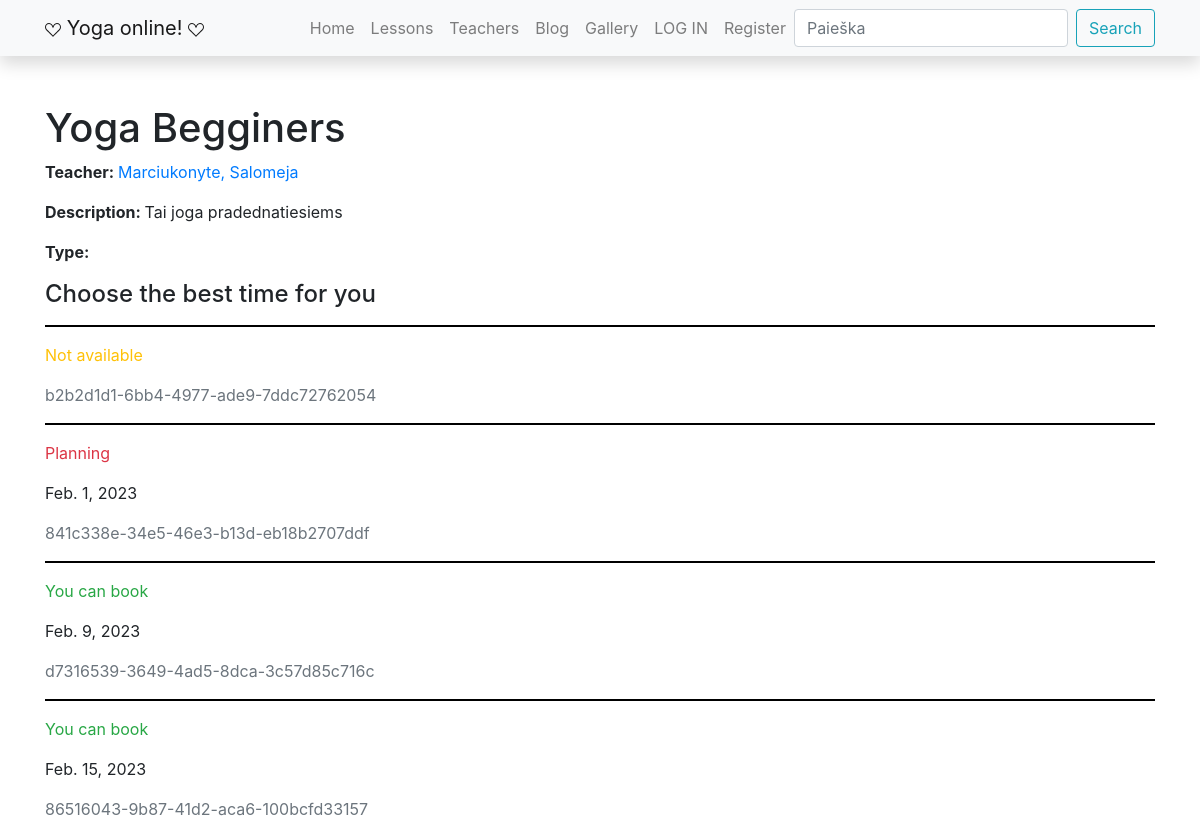
/yoga/lessons/1, run on the app's committed database.
### yoga/models.py (models this page shows, shortened)
class Lesson(models.Model):
    title = models.CharField('Title', max_length=200)
    teacher = models.ForeignKey('Teacher', on_delete=models.SET_NULL, null=True, related_name='lessons')
    summary = models.TextField('Description', max_length=1000, help_text='Short lesson description')
    lesson_type = models.ManyToManyField('Type', help_text='Please choose type of this lesson')
    cover = models.ImageField('Viršelis', upload_to='covers', null=True)
    price = models.IntegerField('Price', null=True)
    def display_type(self):
        return '; '.join([type.name for type in self.lesson_type.all()])
    display_type.short_description = 'Type'
    class Meta:
        verbose_name = "Lesson"
        verbose_name_plural = "Lessons"

class Teacher(models.Model):
    first_name = models.CharField('Name', max_length=100)
    last_name = models.CharField('Surname', max_length=100)
    description = HTMLField(default="cia turi buti pamokos aprasymas")
    def display_lessons(self):
        return ', '.join([lesson.title for lesson in self.lessons.all()][:3]) + "..."
    display_lessons.short_description = 'Lessons'
    class Meta:
        ordering = ['last_name', 'first_name']
    def __str__(self):
        return f'{self.last_name}, {self.first_name}'

class LessonInstance(models.Model):
    id = models.UUIDField(primary_key=True, default=uuid.uuid4, help_text='Unique lesson code')
    lesson = models.ForeignKey('Lesson', on_delete=models.SET_NULL, null=True)
    due_back = models.DateField('Will be available', null=True, blank=True)
    LOAN_STATUS = (
        ('p', 'Planning'),
        ('a', 'Not available'),
        ('b', 'You can book'),
        ('r', 'Reserved')
    )
    status = models.CharField(
        max_length=1,
        choices=LOAN_STATUS,
        blank=True,
        default='p',
        help_text='Status'
    )
    student = models.ForeignKey(User, on_delete=models.SET_NULL, null=True, blank=True)
    class Meta:
        ordering = ['due_back']  # admin svetainės settingas, kaip rikiuojama

### yoga/views.py (the view)
# urls.py: path('lessons/<int:pk>', views.LessonDetailView.as_view(), name='lesson-detail'),
class LessonDetailView(generic.DetailView):
    model = Lesson  # šablonui autosukuriamas kintamas book
    template_name = 'lesson_detail_styled.html'

### yoga/templates/lesson_detail_styled.html
{% extends "base.html" %}
{% block content %}
<h1>{{ lesson.title }} </h1>
<p><strong>Teacher: </strong><a href="{% url 'teacher-detail' lesson.teacher.id %}">{{ lesson.teacher }}</a></p>
<p><strong>Description: </strong>{{ lesson.summary }} </p>
<p><strong>Type: </strong>{{ lesson.type.all|join:", " }}</p>
<h4>Choose the best time for you</h4>
{% for lesson_inst_obj in lesson.lessoninstance_set.all %}
<hr>
<p class="{% if lesson_inst_obj.status == 'b' %}text-success
{% elif lesson_inst_obj.status == 'p' %}text-danger
{% else %}text-warning
{% endif %}">{{ lesson_inst_obj.get_status_display }}</p>
{% if lesson_inst_obj.status != 'a' %}
<p>{{ lesson_inst_obj.due_back }}</p>
{% endif %}
<p class="text-muted">{{ lesson_inst_obj.id }}</p>
{% endfor %}
{% endblock %}

### yoga/static/css/styles.css (style rules this page uses)
hr { width: 100%; background-color: black; height: 1px; border-color : transparent; }

### data on the page
Lesson: title "Yoga Begginers", teacher "Marciukonyte, Salomeja", summary "Tai joga pradednatiesiems"
LessonInstance: status "Not available", id "b2b2d1d1-6bb4-4977-ade9-7ddc72762054"
LessonInstance: status "Planning", due_back "Feb. 1, 2023", id "841c338e-34e5-46e3-b13d-eb18b2707ddf"
LessonInstance: status "You can book", due_back "Feb. 9, 2023", id "d7316539-3649-4ad5-8dca-3c57d85c716c"
LessonInstance: status "You can book", due_back "Feb. 15, 2023", id "86516043-9b87-41d2-aca6-100bcfd33157"
